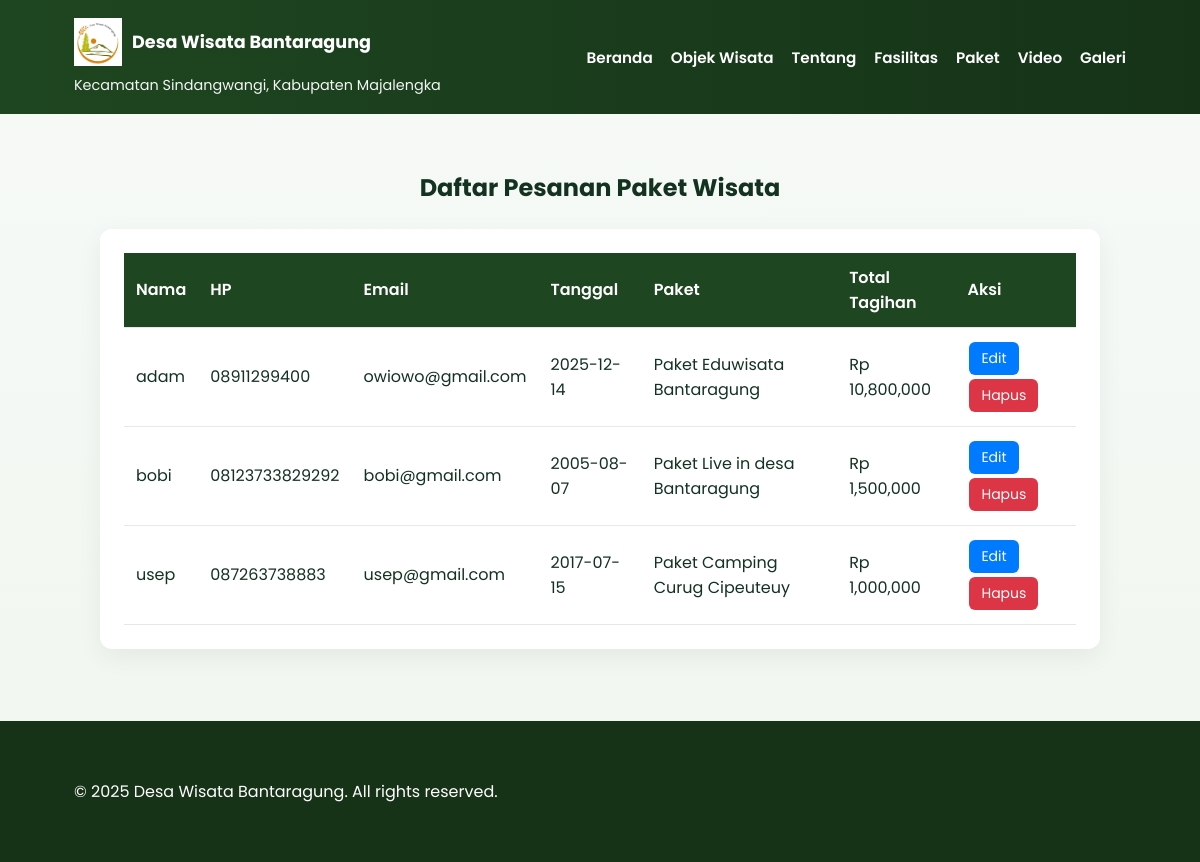
/modifikasi_pesanan.php, run on the app's committed database.
### tables this page shows
CREATE TABLE `pesanan` (
  `id` int(11) NOT NULL,
  `nama` varchar(100) NOT NULL,
  `hp` varchar(20) NOT NULL,
  `email` varchar(100) DEFAULT NULL,
  `tanggal` date NOT NULL,
  `hari` int(11) NOT NULL,
  `peserta` int(11) NOT NULL,
  `paket` varchar(255) NOT NULL,
  `penginapan` int(11) DEFAULT 0,
  `transportasi` int(11) DEFAULT 0,
  `makan` int(11) DEFAULT 0,
  `harga_paket` int(11) NOT NULL,
  `total` int(11) NOT NULL
);

### modifikasi_pesanan.php (the view, shortened to what this page needs)
<?php
include 'koneksi.php';
$data = mysqli_query($conn, "SELECT * FROM pesanan");
?>
<!DOCTYPE html>
<html lang="id">
<head>
    <link rel="stylesheet" href="style.css">
</head>
<body class="site-font">
    <header class="header">
        <div class="container header-inner">
            <div>
                <a href="index.php" class="brand-link" aria-label="Beranda Desa Wisata Bantaragung">
                    <img src="images/logo.png" alt="Logo Desa Wisata Bantaragung" class="site-logo">
                <span class="brand-text">Desa Wisata Bantaragung</span>
</a>
                <p class="tagline">Kecamatan Sindangwangi, Kabupaten Majalengka</p>
            </div>
            <nav class="navbar" aria-label="Main navigation">
                <ul id="nav-list">
                    <li><a href="index.php">Beranda</a></li>
                    <li><a href="index.php#objek">Objek Wisata</a></li>
                    <li><a href="index.php#tentang">Tentang</a></li>
                    <li><a href="index.php#fasilitas">Fasilitas</a></li>
                    <li><a href="index.php#paket">Paket</a></li>
                    <li><a href="index.php#video">Video</a></li>
                    <li><a href="index.php#galeri">Galeri</a></li>
                </ul>
            </nav>
        </div>
    </header>
    <main>
        <section class="container" style="padding: 36px 0;">
            <h2 style="text-align: center; margin-bottom: 24px;">Daftar Pesanan Paket Wisata</h2>
            <div class="table-container">
                <table>
                    <tr>
                        <th>Nama</th>
                        <th>HP</th>
                        <th>Email</th>
                        <th>Tanggal</th>
                        <th>Paket</th>
                        <th>Total Tagihan</th>
                        <th>Aksi</th>
                    </tr>
                    <?php while($d = mysqli_fetch_array($data)) { ?>
                    <tr>
                        <td><?= $d['nama']; ?></td>
                        <td><?= $d['hp']; ?></td>
                        <td><?= isset($d['email']) ? $d['email'] : '-'; ?></td>
                        <td><?= $d['tanggal']; ?></td>
                        <td><?= isset($d['paket']) ? $d['paket'] : '-'; ?></td>
                        <td>Rp <?= number_format($d['total']); ?></td>
                        <td>
                            <a href="edit_pesanan.php?id=<?= $d['id']; ?>" class="btn-small btn-edit">Edit</a>
                            <a href="hapus_pesanan.php?id=<?= $d['id']; ?>" class="btn-small btn-delete"
                               onclick="return confirm('Yakin ingin menghapus pesanan ini?')">
                               Hapus
                            </a>
                        </td>
                    </tr>
                    <?php } ?>
                </table>
            </div>
        </section>
    </main>
    <footer class="footer">
        <div class="container">
            <p>&copy; 2025 Desa Wisata Bantaragung. All rights reserved.</p>
        </div>
    </footer>
</body>
</html>

### style.css (style rules this page uses)
:root { --green-700: #163318; --green-800: #1e4620; --muted: #6b7280; --card-bg: #ffffff; --radius: 12px; }
* { box-sizing:border-box }
body { margin:0; background: linear-gradient(180deg,#f7faf7 0%, #f0f6f0 100%); color:#13321f; -webkit-font-smoothing:antialiased; -moz-osx-font-smoothing:grayscale; }
.container { max-width:1100px;margin:0 auto;padding:24px }
.header { background:linear-gradient(90deg,var(--green-800),var(--green-700));color:#fff }
.header-inner { display:flex;align-items:center;justify-content:space-between;padding:18px 24px }
.tagline { margin:2px 0 0;font-size:0.9rem;opacity:0.95 }
.brand-link { display: inline-flex; align-items: center; gap: 10px; text-decoration: none; color: inherit; }
.site-logo { height: 48px; width: auto; display: inline-block; vertical-align: middle; }
.brand-text { font-weight: 700; font-size: 1.1rem; }
.navbar { display:flex;align-items:center }
.navbar #nav-list { display:flex;gap:18px;list-style:none;margin:0;padding:0 }
.navbar a { color:#fff;text-decoration:none;font-weight:600;font-size:0.95rem }
.footer { background:var(--green-700);color:#fff;padding:18px 0;margin-top:36px }
.footer .container { display:flex;justify-content:space-between;align-items:center;gap:12px }

### modifikasi_pesanan.php (style rules this page uses)
.site-font { font-family: Poppins, Arial, sans-serif; }
.table-container { max-width: 1000px; margin: 0 auto; background: var(--card-bg); padding: 24px; border-radius: 12px; box-shadow: 0 8px 26px rgba(5,25,10,0.06); }
table { width: 100%; border-collapse: collapse; }
th, td { padding: 12px; text-align: left; border-bottom: 1px solid #e5e7eb; }
th { background: var(--green-800); color: #fff; font-weight: 600; }
.btn-small { padding: 6px 12px; font-size: 14px; border-radius: 6px; text-decoration: none; display: inline-block; margin: 2px; }
.btn-edit { background: #007bff; color: #fff; }
.btn-delete { background: #dc3545; color: #fff; }

### data on the page
pesanan: nama "adam", hp "08911299400", email "owiowo@gmail.com", tanggal "2025-12-14", paket "Paket Eduwisata Bantaragung", total "10,800,000"
pesanan: nama "bobi", hp "08123733829292", email "bobi@gmail.com", tanggal "2005-08-07", paket "Paket Live in desa Bantaragung", total "1,500,000"
pesanan: nama "usep", hp "087263738883", email "usep@gmail.com", tanggal "2017-07-15", paket "Paket Camping Curug Cipeuteuy", total "1,000,000"
